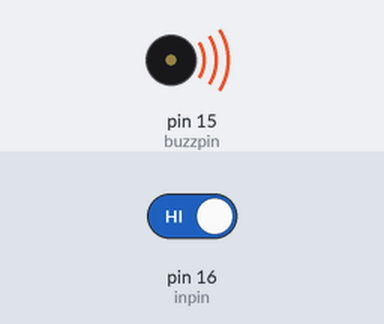
Recording of a sketch running on a simulated Arduino Uno, built with avr-gcc and run on an emulated ATmega328P. On the bench: buzzer (waves = sounding, pin HIGH). The test bench sets the inputs (shaded band); at power-on: pin 16 (inpin) HIGH. What the sketch prints to the serial monitor is not drawn.

Above: at 1.2 s.
1.3 s: pin 16 (inpin) driven LOW
At 2.2 s:
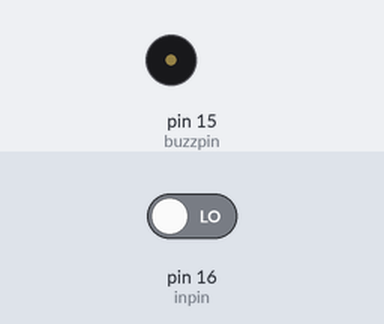
2.8 s: pin 16 (inpin) driven HIGH
At 3.4 s:
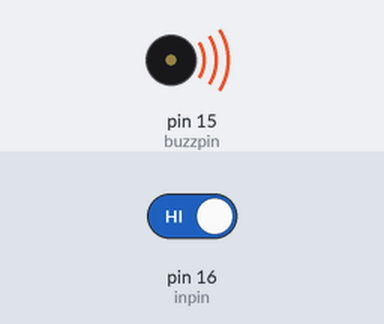
Timing chart, 0 to 5.8 s (numbered marks = the images above; inputs shaded):
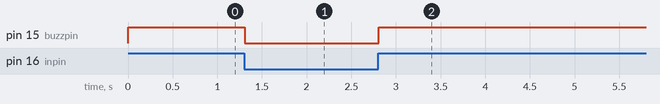

The sketch:

EL_buzzandbtn_wk4-2.ino
```cpp
int buzzpin=15;
int inpin=16;
int val;
void setup() {
  // put your setup code here, to run once:
  pinMode(buzzpin,OUTPUT);
  pinMode(inpin,INPUT);
  Serial.begin(9600);
}

void loop() {
  // put your main code here, to run repeatedly:
  val=digitalRead(inpin);
  Serial.println(val);
  if(val==0){
    digitalWrite(buzzpin,0);
  }
  else{
    digitalWrite(buzzpin,1);
  }
}
```

Measured:
- after the input at 1.3 s, pin 15 (buzzpin): HIGH → LOW at once
- after the input at 2.8 s, pin 15 (buzzpin): LOW → HIGH at once
